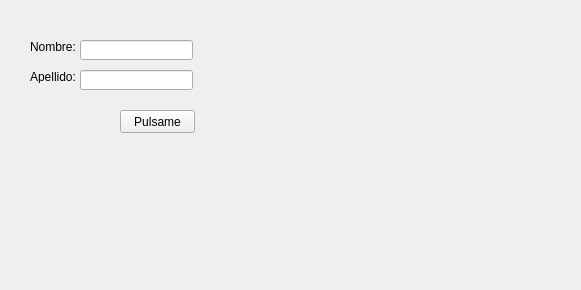
<?xml version="1.0" encoding="UTF-8"?>
<ui version="4.0">
 <class>mainWindow</class>
 <widget class="QMainWindow" name="mainWindow">
  <property name="geometry">
   <rect>
    <x>0</x>
    <y>0</y>
    <width>581</width>
    <height>290</height>
   </rect>
  </property>
  <property name="windowTitle">
   <string>Primer Formulario</string>
  </property>
  <property name="toolTip">
   <string>Apellido</string>
  </property>
  <widget class="QWidget" name="centralwidget">
   <widget class="QLabel" name="nameLabel">
    <property name="geometry">
     <rect>
      <x>30</x>
      <y>40</y>
      <width>47</width>
      <height>13</height>
     </rect>
    </property>
    <property name="text">
     <string>Nombre:</string>
    </property>
   </widget>
   <widget class="QPushButton" name="btnSaludar">
    <property name="geometry">
     <rect>
      <x>120</x>
      <y>110</y>
      <width>75</width>
      <height>23</height>
     </rect>
    </property>
    <property name="toolTip">
     <string>Saludar</string>
    </property>
    <property name="text">
     <string>Pulsame</string>
    </property>
   </widget>
   <widget class="QLineEdit" name="txtNombre">
    <property name="geometry">
     <rect>
      <x>80</x>
      <y>40</y>
      <width>113</width>
      <height>20</height>
     </rect>
    </property>
    <property name="toolTip">
     <string>&lt;html&gt;&lt;head/&gt;&lt;body&gt;&lt;p&gt;Nombre del cliente, para más información visite &lt;a href=&quot;www.google.es&quot;&gt;&lt;span style=&quot; text-decoration: underline; color:#0000ff;&quot;&gt;web oficial de google&lt;/span&gt;&lt;/a&gt;&lt;/p&gt;&lt;/body&gt;&lt;/html&gt;</string>
    </property>
    <property name="text">
     <string/>
    </property>
   </widget>
   <widget class="QLineEdit" name="txtApellido">
    <property name="geometry">
     <rect>
      <x>80</x>
      <y>70</y>
      <width>113</width>
      <height>20</height>
     </rect>
    </property>
   </widget>
   <widget class="QLabel" name="nameLabel_2">
    <property name="geometry">
     <rect>
      <x>30</x>
      <y>70</y>
      <width>47</width>
      <height>13</height>
     </rect>
    </property>
    <property name="text">
     <string>Apellido:</string>
    </property>
   </widget>
   <widget class="QLabel" name="lblSaludo">
    <property name="geometry">
     <rect>
      <x>320</x>
      <y>40</y>
      <width>231</width>
      <height>61</height>
     </rect>
    </property>
    <property name="text">
     <string>&lt;html&gt;&lt;head/&gt;&lt;body&gt;&lt;p align=&quot;center&quot;&gt;&lt;span style=&quot; font-size:14pt; color:#aa00ff;&quot;&gt;&lt;/span&gt;&lt;/p&gt;&lt;/body&gt;&lt;/html&gt;</string>
    </property>
   </widget>
  </widget>
 </widget>
 <resources/>
 <connections/>
</ui>
